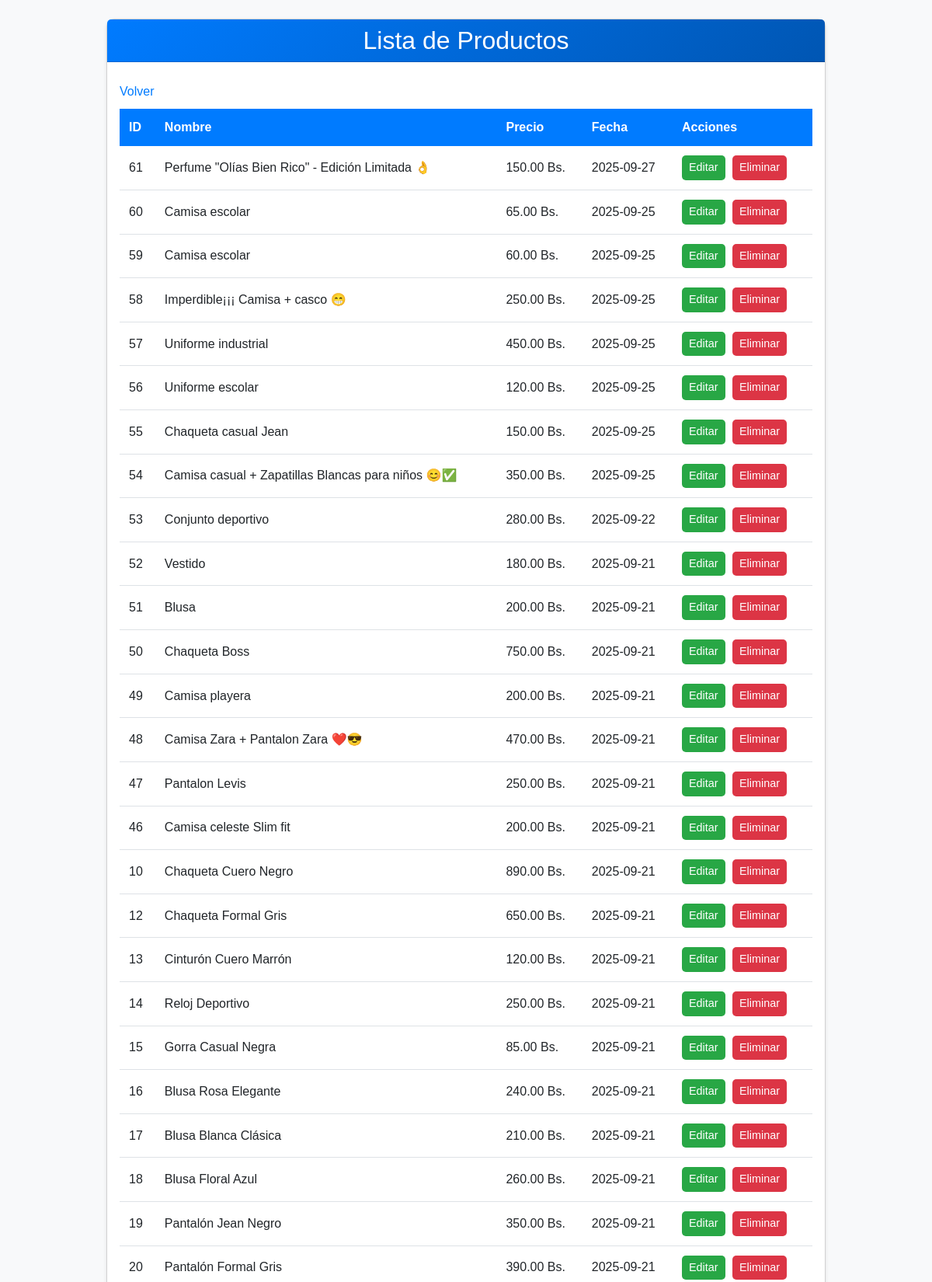
The page /productos (upper part) on the database its author committed.
### tables this page shows
CREATE TABLE productos (
            id INTEGER PRIMARY KEY AUTOINCREMENT,
            nombre VARCHAR(200) NOT NULL,
            descripcion TEXT,
            precio DECIMAL(10,2) NOT NULL,
            stock INTEGER DEFAULT 100,
            categoria_id INTEGER,
            imagen VARCHAR(255),
            activo BOOLEAN DEFAULT 1,
            fecha_creacion TIMESTAMP DEFAULT CURRENT_TIMESTAMP,
            FOREIGN KEY (categoria_id) REFERENCES categorias(id)
        );

### app.py (the view)
@app.route('/productos')
def ver_productos():
    conn = get_db_connection()
    productos = conn.execute('SELECT * FROM productos WHERE activo = 1 ORDER BY fecha_creacion DESC').fetchall()
    conn.close()
    return render_template('productos.html', productos=productos)

### database.py (called while the page is built)
def get_db_connection():
    conn = sqlite3.connect('tienda.db')
    conn.row_factory = sqlite3.Row
    return conn

### templates/productos.html (shortened to what this page needs)
<!DOCTYPE html>
<html lang="es">
<head>
    <link href="https://cdn.jsdelivr.net/npm/bootstrap@5.3.0/dist/css/bootstrap.min.css" rel="stylesheet">
    <link rel="stylesheet" href="https://cdn.jsdelivr.net/npm/sweetalert2@11/dist/sweetalert2.min.css">
</head>
<body>
    <div class="container my-4">
        <div class="row justify-content-center">
            <div class="col-lg-10 col-md-12">
                <div class="card product-card">
                    <div class="card-header text-center">
                        <h2 class="mb-0"> Lista de Productos</h2>
                    </div>
                    <div class="card-body">
                        <a href="/admin" class="back-link">Volver</a>
                        <div class="table-responsive">
                            <table class="table table-hover">
                                <thead>
                                    <tr>
                                        <th>ID</th>
                                        <th>Nombre</th>
                                        <th>Precio</th>
                                        <th>Fecha</th>
                                        <th>Acciones</th>
                                    </tr>
                                </thead>
                                <tbody>
                                    {% for p in productos %}
                                    <tr>
                                        <td>{{ p['id'] }}</td>
                                        <td>{{ p['nombre'] }}</td>
                                        <td>{{ "%.2f"|format(p['precio']) }} Bs.</td>
                                        <td>{{ p['fecha_creacion'][:10] }}</td>
                                        <td>
                                            <form action="{{ url_for('editar_producto', producto_id=p['id']) }}" method="get" style="display:inline;">
                                                <button type="submit" class="btn btn-action edit-link">Editar</button>
                                            </form>
                                            <form action="{{ url_for('eliminar_producto_web', producto_id=p['id']) }}" method="post" style="display:inline;" onsubmit="return confirmDelete(event, {{ p['id'] }});">
                                                <button type="submit" class="btn btn-action delete-link">Eliminar</button>
                                            </form>
                                        </td>
                                    </tr>
                                    {% endfor %}
                                </tbody>
                            </table>
                        </div>
                    </div>
                </div>
            </div>
        </div>
    </div>
</body>
</html>

### templates/productos.html (style rules this page uses)
body { background-color: #f8f9fa; font-family: Arial, sans-serif; }
.product-card { box-shadow: 0 2px 4px rgba(0,0,0,0.1); border-radius: 10px; margin-bottom: 20px; }
.card-header { background: linear-gradient(135deg, #007bff, #0056b3); color: white; border-radius: 10px 10px 0 0; }
.table-responsive { margin-top: 10px; }
.table { width: 100%; border-collapse: separate; border-spacing: 0; }
.table th { background-color: #007bff; color: white; border: none; padding: 12px; text-align: left; }
.table td { padding: 12px; border-bottom: 1px solid #dee2e6; vertical-align: middle; }
.back-link { display: inline-block; margin-top: 10px; color: #007bff; text-decoration: none; }
.btn-action { font-size: 0.9rem; padding: 4px 8px; margin-right: 5px; border-radius: 5px; }
.edit-link { background-color: #28a745; color: white; }
.delete-link { background-color: #dc3545; color: white; }

### rows shown on the page
productos: id "61", nombre "Perfume \"Olías Bien Rico\" - Edición Limitada 👌", precio "150.00", fecha_creacion "2025-09-27"
productos: id "60", nombre "Camisa escolar", precio "65.00", fecha_creacion "2025-09-25"
productos: id "59", nombre "Camisa escolar", precio "60.00", fecha_creacion "2025-09-25"
productos: id "58", nombre "Imperdible¡¡¡ Camisa + casco 😁", precio "250.00", fecha_creacion "2025-09-25"
productos: id "57", nombre "Uniforme industrial", precio "450.00", fecha_creacion "2025-09-25"
productos: id "56", nombre "Uniforme escolar", precio "120.00", fecha_creacion "2025-09-25"
productos: id "55", nombre "Chaqueta casual Jean", precio "150.00", fecha_creacion "2025-09-25"
productos: id "54", nombre "Camisa casual + Zapatillas Blancas para niños 😊✅", precio "350.00", fecha_creacion "2025-09-25"
productos: id "53", nombre "Conjunto deportivo", precio "280.00", fecha_creacion "2025-09-22"
productos: id "52", nombre "Vestido", precio "180.00", fecha_creacion "2025-09-21"
productos: id "51", nombre "Blusa", precio "200.00", fecha_creacion "2025-09-21"
productos: id "50", nombre "Chaqueta Boss", precio "750.00", fecha_creacion "2025-09-21"
productos: id "49", nombre "Camisa playera", precio "200.00", fecha_creacion "2025-09-21"
productos: id "48", nombre "Camisa Zara + Pantalon Zara ❤️😎", precio "470.00", fecha_creacion "2025-09-21"
productos: id "47", nombre "Pantalon Levis", precio "250.00", fecha_creacion "2025-09-21"
productos: id "46", nombre "Camisa celeste Slim fit", precio "200.00", fecha_creacion "2025-09-21"
productos: id "10", nombre "Chaqueta Cuero Negro", precio "890.00", fecha_creacion "2025-09-21"
productos: id "12", nombre "Chaqueta Formal Gris", precio "650.00", fecha_creacion "2025-09-21"
productos: id "13", nombre "Cinturón Cuero Marrón", precio "120.00", fecha_creacion "2025-09-21"
productos: id "14", nombre "Reloj Deportivo", precio "250.00", fecha_creacion "2025-09-21"
productos: id "15", nombre "Gorra Casual Negra", precio "85.00", fecha_creacion "2025-09-21"
productos: id "16", nombre "Blusa Rosa Elegante", precio "240.00", fecha_creacion "2025-09-21"
productos: id "17", nombre "Blusa Blanca Clásica", precio "210.00", fecha_creacion "2025-09-21"
productos: id "18", nombre "Blusa Floral Azul", precio "260.00", fecha_creacion "2025-09-21"
productos: id "19", nombre "Pantalón Jean Negro", precio "350.00", fecha_creacion "2025-09-21"
productos: id "20", nombre "Pantalón Formal Gris", precio "390.00", fecha_creacion "2025-09-21"
